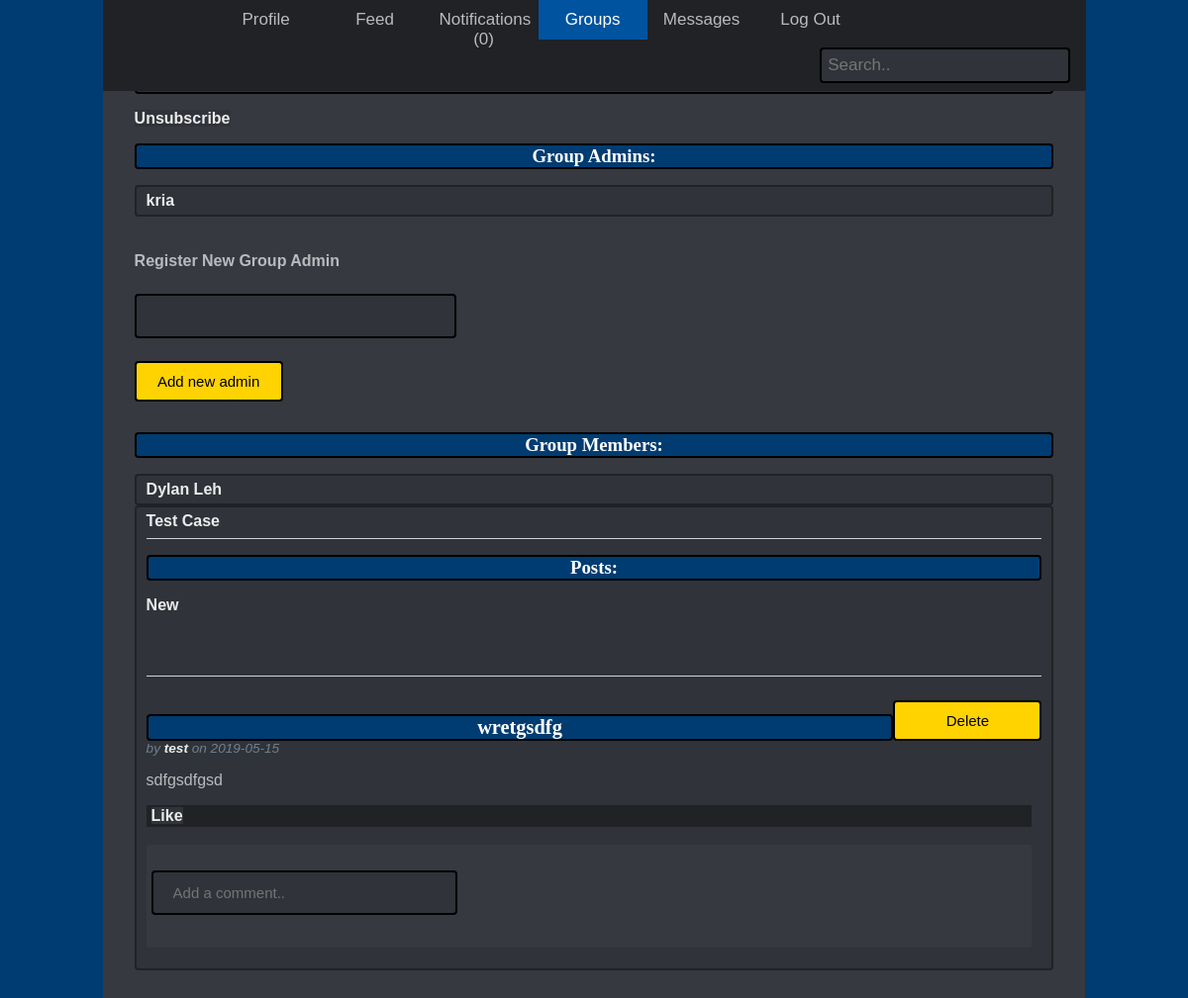
The app's page /groups/group?gname=University+of+Delaware-Swimming (signed in) with its own data.
### tables this page shows
CREATE TABLE user (
  id INTEGER PRIMARY KEY AUTOINCREMENT,
  username TEXT UNIQUE NOT NULL,
  password TEXT NOT NULL,
  fname TEXT NOT NULL,
  lname TEXT NOT NULL,
  school TEXT NOT NULL,
  gradyear INTEGER NOT NULL,
  major TEXT NOT NULL,
  email TEXT NOT NULL,
  notifs INTEGER DEFAULT 0
);

CREATE TABLE post (
  id INTEGER PRIMARY KEY AUTOINCREMENT,
  author_id INTEGER NOT NULL,
  created TIMESTAMP NOT NULL DEFAULT CURRENT_TIMESTAMP,
  title TEXT NOT NULL,
  body TEXT NOT NULL,
  gid INTEGER NOT NULL,
  subbed_users TEXT,
  FOREIGN KEY (author_id) REFERENCES user (id)
);

### studybreak/group.py (the view, shortened to what this page needs)
@bp.route('/group', methods=('GET', 'POST'))
def load_group():
    db = get_db()
    comment = request.args.get('comment', None)
    pid = request.args.get('p', None)
    gname = request.args.get('gname', None)
    ids_a, usern_a = get_admins(gname)
    gid = db.execute(
        'SELECT id FROM groups WHERE gname = ?', (gname,)
    ).fetchone()
    posts = db.execute(
        'SELECT p.id, title, body, created, author_id, username, gid'
        ' FROM post p JOIN user u ON p.author_id = u.id'
        ' WHERE gid = ?'
        ' ORDER BY created DESC', (gid[0],)
    ).fetchall()
    idlist = []
    for row in posts:
        idlist.append((row[0]))
    comments = db.execute(
        'SELECT pid, username, body, userid FROM comments WHERE pid in (' + ','.join(map(str, idlist)) + ')'''
    ).fetchall()
    likes_list = []
    ulikes = []
    temp = []
    for row in posts:
        likes_list.append(get_likes(row[0], None, "post"))
    for row in likes_list:
        for uid in row:
            temp.append(db.execute('SELECT username FROM user WHERE id = ?', (uid,)).fetchone()[0])
        ulikes.append(temp)
        temp = []
    uid = session.get('user_id')
    subg = get_subscribed_groups(uid)
    nonadmins = []
    placeholder = '?'
    placeholders = ','.join([placeholder] * len(ids_a))
    query = 'SELECT id, username, fname, lname FROM user WHERE id NOT IN (%s)' % placeholders
    nonadmins = db.execute(query, ids_a).fetchall()
    members, ids = get_subscribed_members(gname)
    return render_template('groups/group.html', gname=gname, members=members, ids = ids, active="groups", posts=posts,
        subg=subg, comments=comments, ulikes=ulikes, idlikes=likes_list, ids_a=ids_a, usern_a=usern_a, nonadmins=nonadmins)

### studybreak/auth.py (called while the page is built)
@bp.before_app_request
def load_logged_in_user():
    user_id = session.get('user_id')
    g.memberlist = []
    if user_id is None:
        g.user = None
    else:
        g.user = get_db().execute(
            'SELECT * FROM user WHERE id = ?', (user_id,)
        ).fetchone()
        g.grouplist = get_subscribed_groups(format(int(user_id), '05'))
        try:
            g.memberlist = get_subscribed_members(g.grouplist[0])
        except:
            print()

### studybreak/db.py (called while the page is built)
def get_db():
    if 'db' not in g:
        g.db = sqlite3.connect(
            current_app.config['DATABASE'],
            detect_types=sqlite3.PARSE_DECLTYPES
        )
        g.db.row_factory = sqlite3.Row
    return g.db

### studybreak/group.py (called while the page is built)
def get_subscribed_groups(uid):
    group_list = []
    db = get_db()
    garray = db.execute('SELECT * FROM groups WHERE members IS NOT NULL ORDER BY gname').fetchall()
    for row in garray:
        if str(uid) in row[2]:
            group_list.append(row[1])
    return group_list

def get_subscribed_members(gname):
    member_list = []
    id_list = []
    members = []
    db = get_db()
    marray = db.execute('SELECT members FROM groups WHERE gname = ?', (gname,)).fetchone()
    if marray[0] is not None:
        members = marray[0].split(',')
        for user_id in members:
            member = db.execute('SELECT fname, lname FROM user WHERE id = ?', (user_id,)).fetchone()
            if member is not None:
                name = member[0] + ' ' + member[1]
                member_list.append(name)
                id_list.append(user_id)
    return member_list, id_list

def get_likes(pid, cid, t):
    db = get_db()
    idlikes = []
    if t == "post":
        likes_list = db.execute(
            'SELECT userid FROM likes WHERE pid = ?', (pid,)
        ).fetchall()
        for row in likes_list:
            idlikes.append(row[0])
    return idlikes

def get_admins(gname):
    usern_a = []
    ids_a = []
    db = get_db()
    aarray = db.execute('SELECT administrators FROM groups WHERE gname = ?', (gname,)).fetchone()
    if aarray is not None:
        try:
            admins = aarray[0].split(',')
        except:
            admins = []
        for user_id in admins:
            admin = db.execute('SELECT username FROM user WHERE id = ?', (user_id,)).fetchone()
            if admin is not None:
                usern_a.append(admin)
                ids_a.append(int(user_id))
    return ids_a, usern_a

### studybreak/templates/groups/group.html (shortened to what this page needs)
{% extends 'base.html' %}
{% block content %}
<section class="content">
      <h1>{% block title %}{{ gname }}{% endblock %}</h1>
      {% if gname in subg %}
        <a class="action" href="{{ url_for('groups.unsubscribe', g=gname) }}">Unsubscribe</a>
      {% else %}
        <a class="action" href="{{ url_for('groups.subscribe', g=gname) }}">Subscribe</a>
      {% endif %}
      {% if ids_a|length > 0 %}
        <h3>Group Admins:</h3>
        {% for i in range(ids_a|length) %}
          <li><a href="{{ url_for('profile.profile', id=ids_a[i])}}">{{ usern_a[i][0] }}</a></span>
        {% endfor %}</li>
<br><br>
        {% if g.user['id'] in ids_a %}
          <label for="newAdmin">Register New Group Admin</label>
          <form method='POST' action="{{ url_for('groups.register_admin', g=gname) }}">
            <input name="newAdmin" list="newAdmin" value="{{ newAdmin }}" required>
            <input type="submit" value="Add new admin">
          </form>
        {% endif %}
      {% endif %}
      <h3>Group Members:</h3>
      {% for i in range(members|length) %}
        <li><a href="{{ url_for('profile.profile', id=ids[i])}}">{{ members[i] }}</span>
      {% endfor %}
      <hr>
      <h3>Posts:</h3>
      {% if gname in subg %}
      <article class='post'>
      <a class="action" href="{{ url_for('blog.create', g=gname) }}">New</a>
        </article>
      {% endif %}
      <br><br><br>
      <hr>
      {% for i in range (posts|length) %}
      <form>
        <article class="post">
          <header>
            <div>
              <h1>{{ posts[i]['title'] }}</h1>
              <div class="about">by <a href="{{ url_for('profile.profile', id=posts[i]['author_id'])}}">{{ posts[i]['username'] }}</a> on {{ posts[i]['created'].strftime('%Y-%m-%d') }}</div>
            </div>
            {% if g.user['id'] == posts[i]['author_id'] or g.user['id'] in ids_a %}
              <form action="{{ url_for('blog.delete', id=posts[i]['id']) }}" method="post">
                <input class="danger" type="submit" value="Delete" onclick="return confirm('Are you sure?');">
              </form>
            {% endif %}
          </header>
          <p class="body">{{ posts[i]['body'] }}</p>
            <div class="likes">
              <div>
                {% if g.user['id'] in idlikes[i] %}
                  <a class="action" href="{{ url_for('blog.unlike', id=posts[i]['id'], gid=posts[i]['gid'], type='post', gname=gname, r='3') }}">Unlike</a>
                {% else %}
                  <a class="action" href="{{ url_for('blog.like', id=posts[i]['id'], gid=posts[i]['gid'], type='post', gname=gname, r='3') }}">Like</a>
                {% endif %}
              </div>
            </div>
        <br>
      <div class="comment">
        <form action="{{ url_for('auth.search') }}" method="POST">
        <input type="text" placeholder="Add a comment.." name="comment" id="comment">
        </div>
      </article>
    </form>
  {% endfor %}
</section>
{% endblock %}

### studybreak/templates/base.html (shortened to what this page needs)
<!doctype html>
<link rel="stylesheet" href="{{ url_for('static', filename='style.css') }}">
<div class="topnav">
    <a class="{% if active=='home' %}active{%endif %}" href="{{ url_for('index') }}">
      <img src="https://cdn.discordapp.com/attachments/574782032962519064/576136389972721674/studybreaklogostarter.png" style="width:70px;height:14px;">
    </a>
    {% if g.user %}
    <a class="{% if active=='profile' %}active{%endif %}" href="{{ url_for('profile.profile', id=g.user['id']) }}">Profile</a>
    <a class="{% if active=='feed' %}active{%endif %}" href="{{ url_for('blog.index') }}">Feed</a>
    <a class="{% if active=='notif' %}active{% elif g.user['notifs'] %}notif{% endif %}" href="{{ url_for('notif.index') }}">Notifications ({{ g.user['notifs'] }})</a>
    <a class="{% if active=='groups' %}active{%endif %}" href="{{ url_for('groups.load_groups') }}">Groups</a>
    <a class="{% if active=='messages' %}active{%endif %}" href="{{ url_for('pm.getConvs') }}">Messages</a>
    <a href="{{ url_for('auth.logout') }}">Log Out</a>
    {% else %}
      <a class="{% if active=='register' %}active{%endif %}" href="{{ url_for('auth.register') }}">Register</a>
      <a class="{% if active=='login' %}active{%endif %}" href="{{ url_for('auth.login') }}">Log In</a>
    {% endif %}
    <form action="{{ url_for('auth.search') }}" method="POST">
    <div class="search-container">
        <input type="text" placeholder="Search.." name="search" id="search">
    </div>
    </form>
  </div>
<section class="content">
  {% block content %}{% endblock %}
</section>

### studybreak/static/style.css (style rules this page uses)
h1, h2, h3, h4, h5, h6 { font-family: serif; color: white; width: 100% padding: 20px 26px; display: block; background-color: #003c71; text-align: center; align: center; margin: 1rem 0; border-radius: 4px; border: 2px solid black; }
a { color: #ececed; background-color: #303339; padding: none; text-decoration: none; font-weight: bold; }
li { padding: 5px 10px; background-color: #303339; border: 2px solid #202225; border-radius: 4px; list-style: none; }
input { color: #ececed; align: center; background-color: #303339; border: 2px solid black; border-radius: 4px; margin: 8px 0; box-sizing: border-box; font-size: 15px; padding: 12px 20px; width: 35%; }
hr { border: none; border-top: 1px solid lightgray; }
.content { color: #b9bbbe; padding: 0 1rem 1rem; }
.post > header { display: flex; align-items: flex-end; font-size: 0.85em; }
.post > header > div:first-of-type { flex: auto; }
.post > header h1 { font-size: 1.5em; margin-bottom: 0; }
.post .about { color: slategray; font-style: italic; }
.post .body { white-space: pre-line; display: inline-block; }
.content:last-child { margin-bottom: 0; }
.content form { margin: 1em 0; display: flex; flex-direction: column; }
.content label { font-weight: bold; margin-bottom: 0.5em; }
.content input, .content textarea { margin-bottom: 1em; }
input.danger { color: #ffd300; }
input[type=submit] { align-self: start; min-width: 10em; padding: 10px; background-color: #ffd300; color: black; width: 10%; }
.topnav { overflow: hidden; background-color: #202225; position: fixed; top: 0; display: inline; overflow: hidden; padding: 0; list-style-type: none; margin: 0; width: 82.8%; max-width: 1080px; }
.topnav a { float: left; display: block; color: #b9bbbe; font-weight: normal; background-color: #202225; text-align: center; padding: 10px; text-decoration: none; font-size: 17px; display: block; width: 90px; height: 100%; }
.topnav a.active { background-color: #00539f; color: white; }
.topnav .search-container { float: right; }
.topnav input[type=text] { padding: 6px; width: 100%; border: 2px solid black; margin-top: 8px; margin-right: 16px; font-size: 17px; float: right; }
.comment { background:#36393f; color: #dcddde; padding:2px 5px; margin-right:10px; font:16px Cabin, sans-serif; border-radius:3px; -moz-border-radius:3px; -webkit-border-radius:3px; transition:.2s linear; -moz-transition:.2s linear; -webkit-transition:.2s linear; }
.likes { background: #202225; color: #dcddde; padding:2px 5px; margin-right:10px; font:16px Cabin, sans-serif; }

### records on screen
user: user.notifs "0", username "kria"
post: title "wretgsdfg", created "2019-05-15", body "sdfgsdfgsd"
user: username "test"

### other values on screen
{{ members[i] }} "Dylan Leh" "Test Case"
